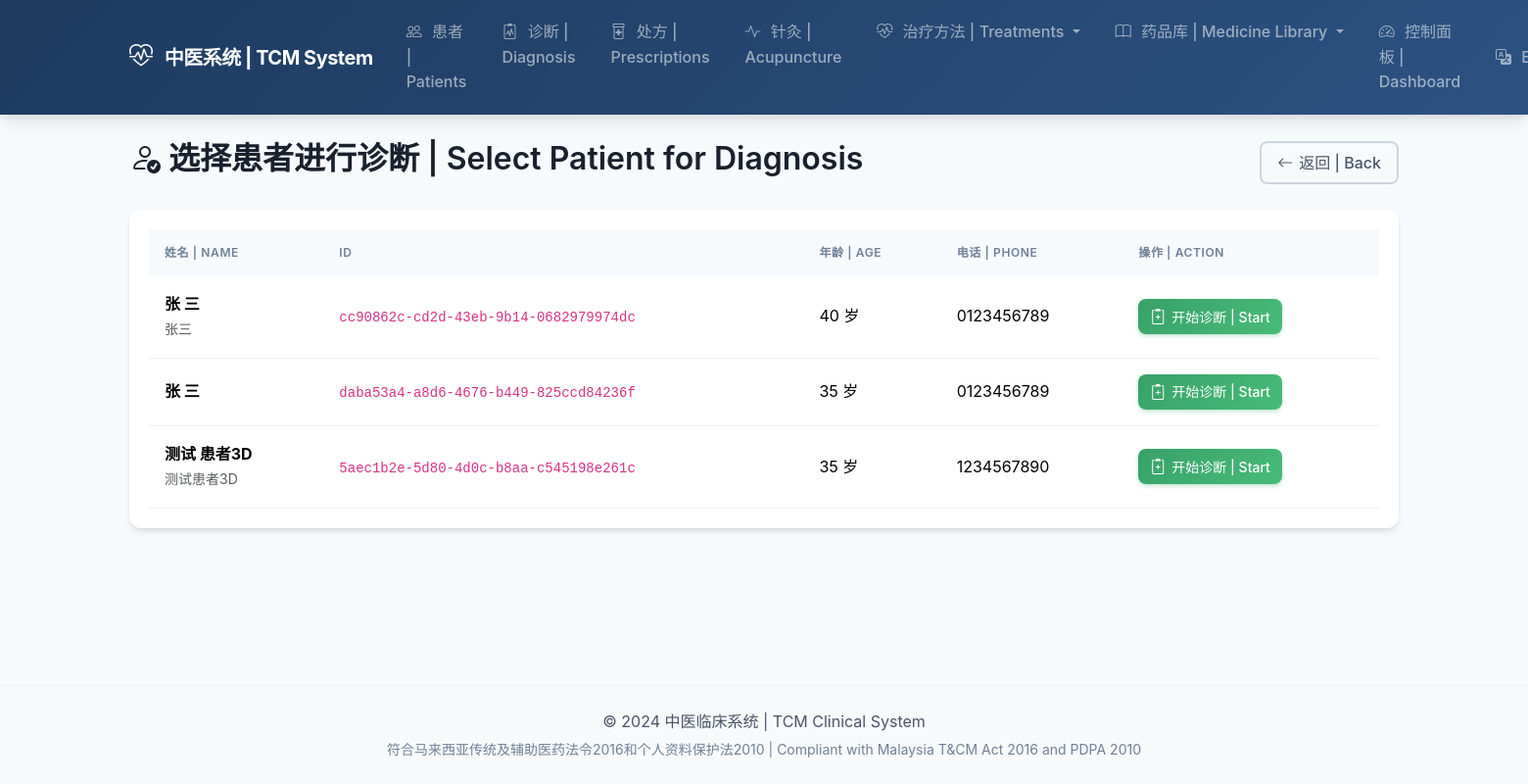
The app's page /diagnosis/select-patient/ (signed in) with its own data.
### patients/models.py (models this page shows, shortened)
class Patient(models.Model):
    class Gender(models.TextChoices):
        MALE = 'M', _('Male (男)')
        FEMALE = 'F', _('Female (女)')
        OTHER = 'O', _('Other (其他)')
    class BloodType(models.TextChoices):
        A_POSITIVE = 'A+', 'A+'
        A_NEGATIVE = 'A-', 'A-'
        B_POSITIVE = 'B+', 'B+'
        B_NEGATIVE = 'B-', 'B-'
        AB_POSITIVE = 'AB+', 'AB+'
        AB_NEGATIVE = 'AB-', 'AB-'
        O_POSITIVE = 'O+', 'O+'
        O_NEGATIVE = 'O-', 'O-'
        UNKNOWN = 'UK', _('Unknown')
    patient_id = models.UUIDField(
        default=uuid.uuid4,
        editable=False,
        unique=True,
    )
    first_name = models.CharField(
        _('First Name'),
        max_length=100,
    )
    last_name = models.CharField(
        _('Last Name'),
        max_length=100,
    )
    chinese_name = models.CharField(
        _('Chinese Name (中文姓名)'),
        max_length=100,
        blank=True,
    )
    ic_number = models.CharField(
        _('IC/Passport Number'),
        max_length=30,
        unique=True,
        help_text=_('Malaysian IC or Passport number'),
    )
    date_of_birth = models.DateField(
        _('Date of Birth'),
    )
    gender = models.CharField(
        _('Gender'),
        max_length=1,
        choices=Gender.choices,
    )
    blood_type = models.CharField(
        _('Blood Type'),
        max_length=3,
        choices=BloodType.choices,
        default=BloodType.UNKNOWN,
    )
    phone = models.CharField(
        _('Phone Number'),
        max_length=20,
    )
    email = models.EmailField(
        _('Email'),
        blank=True,
    )
    address = models.TextField(
        _('Address'),
    )
    emergency_contact_name = models.CharField(
        _('Emergency Contact Name'),
        max_length=100,
        blank=True,
    )
    emergency_contact_phone = models.CharField(
        _('Emergency Contact Phone'),
        max_length=20,
        blank=True,
    )
    allergies = models.TextField(
        _('Allergies (过敏史)'),
        blank=True,
        help_text=_('List all known allergies to medications, herbs, or substances'),
    )
    chronic_conditions = models.TextField(
        _('Chronic Conditions (慢性疾病)'),
        blank=True,
        help_text=_('e.g., Diabetes, Hypertension, Heart Disease'),
    )
    current_medications = models.TextField(
        _('Current Medications (目前用药)'),
        blank=True,
        help_text=_('List all current Western and TCM medications'),
    )
    medical_history = models.TextField(
        _('Medical History (病史)'),
        blank=True,
        help_text=_('Past surgeries, major illnesses, hospitalizations'),
    )
    family_history = models.TextField(
        _('Family History (家族史)'),
        blank=True,
        help_text=_('Hereditary conditions in family'),
    )
    tcm_constitution = models.CharField(
        _('TCM Constitution (中医体质)'),
        max_length=100,
        blank=True,
        help_text=_('e.g., 气虚质, 阳虚质, 痰湿质'),
    )
    photo = models.ImageField(
        _('Photo'),
        upload_to='patients/photos/',
        blank=True,
        null=True,
    )
    notes = models.TextField(
        _('Additional Notes'),
        blank=True,
    )
    assigned_practitioner = models.ForeignKey(
        settings.AUTH_USER_MODEL,
        on_delete=models.SET_NULL,
        null=True,
        blank=True,
        related_name='patients',
        limit_choices_to={'role': 'practitioner'},
        verbose_name=_('Assigned Practitioner'),
    )
    user_account = models.OneToOneField(
        settings.AUTH_USER_MODEL,
        on_delete=models.SET_NULL,
        null=True,
        blank=True,
        related_name='patient_profile',
        verbose_name=_('User Account'),
    )
    consent_data_sharing = models.BooleanField(
        _('Consent to Data Sharing'),
        default=False,
        help_text=_('PDPA 2010 compliant consent for data sharing'),
    )
    consent_date = models.DateField(
        _('Consent Date'),
        null=True,
        blank=True,
    )
    is_active = models.BooleanField(
        _('Active'),
        default=True,
    )
    created_at = models.DateTimeField(auto_now_add=True)
    updated_at = models.DateTimeField(auto_now=True)
    class Meta:
        verbose_name = _('Patient')
        verbose_name_plural = _('Patients')
        ordering = ['-updated_at']
    @property
    def full_name(self):
        return f"{self.first_name} {self.last_name}"
    @property
    def age(self):
        from datetime import date
        today = date.today()
        return today.year - self.date_of_birth.year - (
            (today.month, today.day) < (self.date_of_birth.month, self.date_of_birth.day)
        )

### diagnosis/views.py (the view)
# urls.py: path('select-patient/', views.select_patient, name='select_patient'),
@login_required
def select_patient(request):
    patients = Patient.objects.filter(is_active=True).order_by('last_name', 'first_name')
    return render(request, 'diagnosis/select_patient.html', {
        'patients': patients,
    })

### accounts/models.py (called while the page is built)
    @property
    def is_practitioner(self):
        return self.role == self.Role.PRACTITIONER

### templates/diagnosis/select_patient.html (shortened to what this page needs)
{% extends 'base.html' %}
{% load i18n %}
{% block content %}
<div class="d-flex justify-content-between align-items-center mb-4">
    <h2>
        <i class="bi bi-person-check"></i>
        选择患者进行诊断 | Select Patient for Diagnosis
    </h2>
    <a href="{% url 'diagnosis:list' %}" class="btn btn-outline-secondary">
        <i class="bi bi-arrow-left"></i> 返回 | Back
    </a>
</div>
<div class="card">
    <div class="card-body">
        {% if patients %}
        <div class="table-responsive">
            <table class="table table-hover">
                <thead>
                    <tr>
                        <th>姓名 | Name</th>
                        <th>ID</th>
                        <th>年龄 | Age</th>
                        <th>电话 | Phone</th>
                        <th>操作 | Action</th>
                    </tr>
                </thead>
                <tbody>
                    {% for patient in patients %}
                    <tr>
                        <td>
                            <strong>{{ patient.full_name }}</strong>
                            {% if patient.chinese_name %}
                            <br><small class="text-muted">{{ patient.chinese_name }}</small>
                            {% endif %}
                        </td>
                        <td><code>{{ patient.patient_id }}</code></td>
                        <td>{{ patient.age }} 岁</td>
                        <td>{{ patient.phone }}</td>
                        <td>
                            <a href="{% url 'diagnosis:start' patient.pk %}" class="btn btn-success btn-sm">
                                <i class="bi bi-clipboard2-plus"></i> 开始诊断 | Start
                            </a>
                        </td>
                    </tr>
                    {% endfor %}
                </tbody>
            </table>
        </div>
        {% endif %}
    </div>
</div>
{% endblock %}

### static/css/style.css (style rules this page uses)
:root { --tcm-primary: #1e3a5f; --tcm-primary-light: #2c5282; --tcm-primary-dark: #152a45; --tcm-secondary: #38a169; --tcm-secondary-light: #48bb78; --tcm-accent: #ed8936; --tcm-accent-light: #f6ad55; --tcm-danger: #e53e3e; --tcm-warning: #ecc94b; --tcm-info: #4299e1; --tcm-gray-50: #f7fafc; --tcm-gray-100: #edf2f7; --tcm-gray-200: #e2e8f0; --tcm-gray-300: #cbd5e0; --tcm-gray-400: #a0aec0; --tcm-gray-500: #718096; --tcm-gray-600: #4a5568; --tcm-gray-700: #2d3748; --tcm-gray-800: #1a202c; --tcm-gradient: linear-gradient(135deg, var(--tcm-primary) 0%, var(--tcm-primary-light) 100%); --tcm-gradient-accent: linear-gradient(135deg, var(--tcm-secondary) 0%, var(--tcm-secondary-light) 100%); --shadow-sm: 0 1px 2px 0 rgba(0, 0, 0, 0.05); --shadow: 0 4px 6px -1px rgba(0, 0, 0, 0.1), 0 2px 4px -1px rgba(0, 0, 0, 0.06); --shadow-md: 0 10px 15px -3px rgba(0, 0, 0, 0.1), 0 4px 6px -2px rgba(0, 0, 0, 0.05); --shadow-lg: 0 20px 25px -5px rgba(0, 0, 0, 0.1), 0 10px 10px -5px rgba(0, 0, 0, 0.04); --transition-fast: 150ms ease; --transition-normal: 300ms ease; --radius-sm: 0.375rem; --radius: 0.5rem; --radius-lg: 0.75rem; --radius-xl: 1rem; }
* { box-sizing: border-box; }
body { min-height: 100vh; display: flex; flex-direction: column; font-family: 'Inter', -apple-system, BlinkMacSystemFont, 'Segoe UI', Roboto, sans-serif; background-color: var(--tcm-gray-50); color: var(--tcm-gray-700); line-height: 1.6; }
h1, h2, h3, h4, h5, h6 { font-weight: 600; color: var(--tcm-gray-800); line-height: 1.3; }
a { color: var(--tcm-primary); text-decoration: none; transition: color var(--transition-fast); }
.card { border: none; border-radius: var(--radius-lg); box-shadow: var(--shadow); transition: all var(--transition-normal); overflow: hidden; }
.card-body { padding: 1.25rem; }
.btn { font-weight: 500; padding: 0.5rem 1rem; border-radius: var(--radius); transition: all var(--transition-fast); display: inline-flex; align-items: center; justify-content: center; gap: 0.375rem; }
.btn i { font-size: 1rem; }
.btn-success { background: var(--tcm-gradient-accent); border: none; box-shadow: 0 2px 4px rgba(56, 161, 105, 0.3); }
.btn-outline-secondary { color: var(--tcm-gray-600); border: 2px solid var(--tcm-gray-300); background: transparent; }
.btn-sm { padding: 0.375rem 0.75rem; font-size: 0.875rem; }
.table { margin-bottom: 0; }
.table th { font-weight: 600; font-size: 0.75rem; text-transform: uppercase; letter-spacing: 0.05em; color: var(--tcm-gray-500); background-color: var(--tcm-gray-50); padding: 0.875rem 1rem; border: none; }
.table td { padding: 1rem; vertical-align: middle; border-color: var(--tcm-gray-100); }
.table tbody tr { transition: background-color var(--transition-fast); }

### records on screen
Patient: full_name "张 三", chinese_name "张三", patient_id "cc90862c-cd2d-43eb-9b14-0682979974dc", age "40", phone "0123456789"
Patient: full_name "张 三", patient_id "daba53a4-a8d6-4676-b449-825ccd84236f", age "35", phone "0123456789"
Patient: full_name "测试 患者3D", chinese_name "测试患者3D", patient_id "5aec1b2e-5d80-4d0c-b8aa-c545198e261c", age "35", phone "1234567890"
